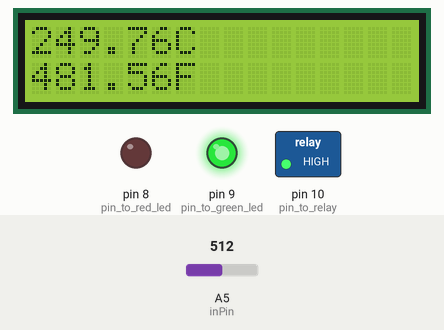
A sketch run on a simulated Arduino Uno, built with avr-gcc and run on an emulated ATmega328P. Parts: 16×2 character LCD, switched loads named in the sketch (green lamp = pin HIGH), output pins drawn as LEDs (lit = HIGH). The test bench sets the inputs (shaded band); at power-on: A5 (inPin) = 512. What the sketch prints to the serial monitor is not drawn.

Above: at 1.2 s.
1.3 s: A5 (inPin) set to 81
At 2.6 s:
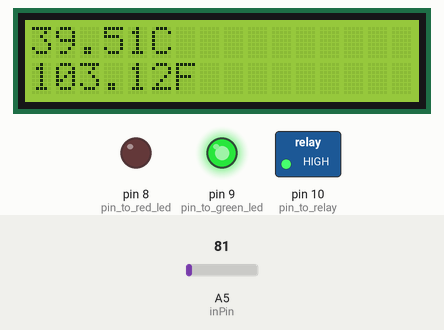
3.1 s: A5 (inPin) set to 69
At 3.9 s:
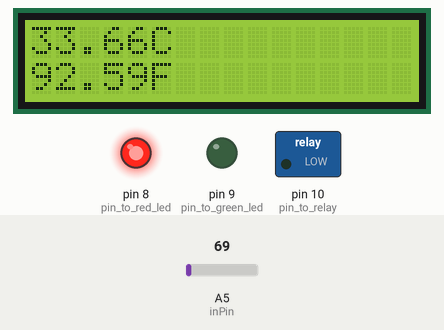
4.9 s: A5 (inPin) set to 122
At 6.6 s:
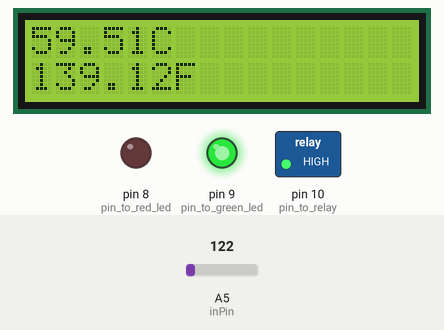
Timing chart, 0 to 8.1 s (numbered marks = the images above; inputs shaded):
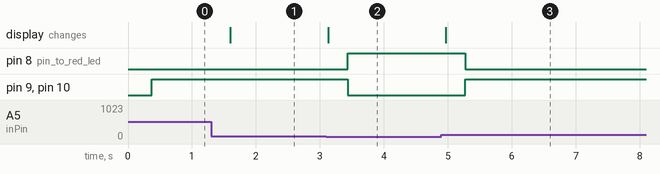

Measured:
- the behaviour switches between 76 and 75 on A5 (inPin) (found by bisection; images 1 and 2)
- after the input at 1.3 s, the display: changes after 0.30 s (image 1)
- after the input at 3.1 s, pin 8 (pin_to_red_led): LOW → HIGH after 0.33 s; pin 9 (pin_to_green_led), pin 10 (pin_to_relay): HIGH → LOW after 0.33 s; the display: changes at once (image 2)
- after the input at 4.9 s, pin 8 (pin_to_red_led): HIGH → LOW after 0.37 s; pin 9 (pin_to_green_led), pin 10 (pin_to_relay): LOW → HIGH after 0.37 s; the display: changes after 0.07 s (image 3)

The sketch:

lm35.ino
```cpp
/*********TACHLOG powered********
*********www.troncart.com*******
**electronics components online**
***********Temperature Controlled Heater**************
***********13-07-2019**************
*/
#include <SoftwareSerial.h>
#include <LiquidCrystal.h>

LiquidCrystal lcd(12, 11, 5, 4, 3, 2); //Digital pins to which you connect the LCD
const int inPin = A5;                   // A0 is where you connect the sensor

  void setup()
  {
    Serial.begin(9600);
    pinMode(10,OUTPUT);//pin to relay
    pinMode(9,OUTPUT);//pin to green led
    pinMode(8,OUTPUT);//pin to red led
    lcd.begin(16,2);
  }

    void loop()
    {
      int value = analogRead(inPin); // read the value from the sensor
      lcd.setCursor(0,1);
      float millivolts = (value / 1025.0) * 5000;
      float celsius = millivolts/10;
      lcd.clear();
      lcd.setCursor(0,0);
      lcd.print(celsius);
      Serial.print(celsius);
      Serial.print("c");
      lcd.print("C");
      lcd.setCursor(0,1);
      lcd.print((celsius * 9)/5 + 32); //turning the celsius into fahrehait
      lcd.print("F");
      Serial.print((celsius * 9)/5 + 32);
      Serial.print("f");
      delay(300);
      if(celsius>37)
        {
          digitalWrite(10,HIGH);
          digitalWrite(8,LOW);
          digitalWrite(9,HIGH);
          Serial.println("Circuit Break due to overheat");
        }
      else if(celsius<37)
        {

          digitalWrite(10,LOW);
          digitalWrite(9,LOW);
          digitalWrite(8,HIGH);
          Serial.println("Circuit checked");
        }
    }
```
